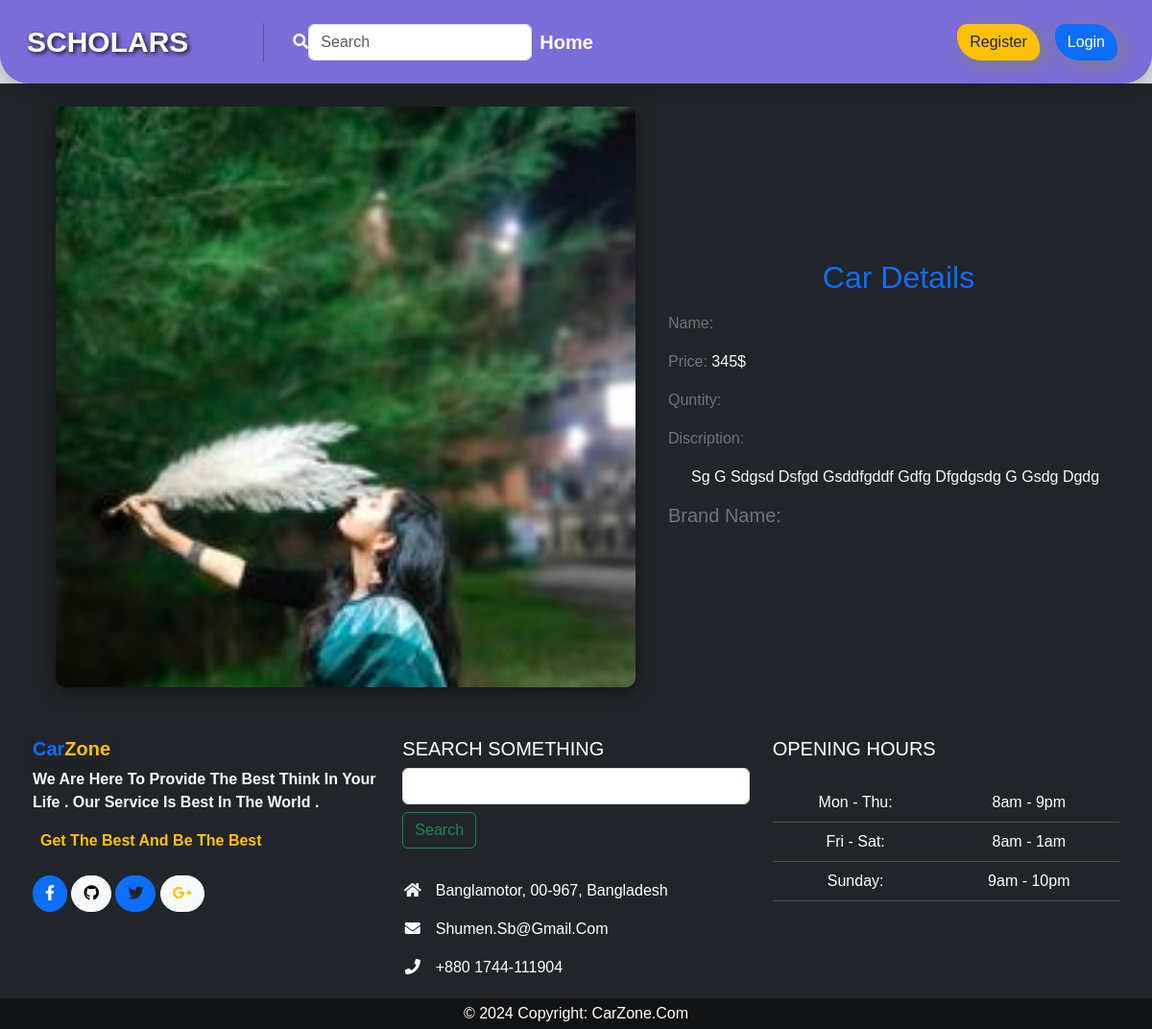
Page /course/details/6/ on the committed database.
### Course/models.py (models this page shows, shortened)
class AddCourse(models.Model):
    teacher = models.ForeignKey(User, on_delete=models.CASCADE,related_name='teacher' )
    Course_Title  = models.CharField(max_length=100)
    price = models.DecimalField(max_digits=10, decimal_places=0 , null=True)
    Content = models.TextField()
    Type = models.ForeignKey(Type,on_delete=models.CASCADE)
    image = models.ImageField(upload_to='Course/media/uploads/', blank = True, null = True)

### Course/views.py (the view, shortened to what this page needs)
# urls.py: path('details/<int:id>/',views.DetailsPost.as_view(),name="details_view")
class DetailsPost(DetailView):
    model = models.AddCourse
    pk_url_kwarg = 'id'
    template_name = 'CourseDetails.html'
    def get_context_data(self, **kwargs):
        context = super().get_context_data(**kwargs)
        post = self.object
        comments = post.comments.all()
        comment_form = forms.CommentForm()
        context['comments'] = comments
        context['comment_form'] = comment_form
        return context

### Course/forms.py
class CommentForm(forms.ModelForm):
    class Meta:
        model = models.Comment
        fields = ['name', 'email', 'body']

### Course/templates/CourseDetails.html (shortened to what this page needs)
{% extends "base.html" %}
{% load static %}
{% load crispy_forms_tags %}
{% block content %}
<div class='d-md-flex  justify-content-center align-items-center bg-dark p-4'>
   <div class='col-md-7 d-md-flex  justify-content-center '>
       <img src="{{object.image.url}}" class="card-img-top" style='width: 90%;' alt="...">
   </div>
    <div class="col-md-5 text-light">
            <h2 class = "text-primary text-center mb-3">Car Details</h2>
            <p class=""><span class="text-secondary">Name:</span>  {{object.Name}}</p>
            <p class=""><span class="text-secondary">Price: </span>{{object.price}}$</p>
            <p class=""><span class="text-secondary">Quntity: </span>{{object.quantity}}</p>
            <p class='text-secondary'>Discription:</p>
            <p class='mx-4'>{{object.Content}}</p>
            <h5 class=""><span class="text-secondary">Brand Name: </span>{{object.brand.Name}}</h3>
    </div>
</div>
{% endblock content %}

### Core/static/css/style.css (style rules this page uses)
* { margin: 0; padding: 0; box-sizing: border-box; font-family: 'poppins',sans-serif; text-transform: capitalize; transition: all 0.3 linear; }
img { width: 100%; border-radius: 10px; box-shadow: 0px 5px 20px rgba(0, 0, 0, 0.5); }

### rows in the picture
AddCourse: image (picture), price "345", Content "Sg G Sdgsd Dsfgd Gsddfgddf Gdfg Dfgdgsdg G Gsdg Dgdg"
